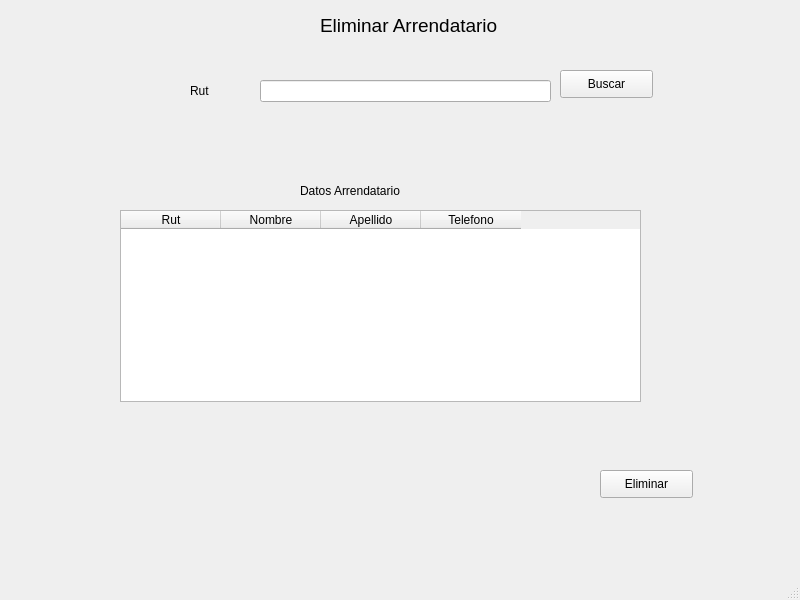
<?xml version="1.0" encoding="UTF-8"?>
<ui version="4.0">
 <class>MainEliminarArrendatario</class>
 <widget class="QMainWindow" name="MainEliminarArrendatario">
  <property name="geometry">
   <rect>
    <x>0</x>
    <y>0</y>
    <width>800</width>
    <height>600</height>
   </rect>
  </property>
  <property name="windowTitle">
   <string>MainWindow</string>
  </property>
  <widget class="QWidget" name="centralwidget">
   <widget class="QLabel" name="label">
    <property name="geometry">
     <rect>
      <x>320</x>
      <y>10</y>
      <width>221</width>
      <height>31</height>
     </rect>
    </property>
    <property name="font">
     <font>
      <pointsize>14</pointsize>
     </font>
    </property>
    <property name="text">
     <string>Eliminar Arrendatario</string>
    </property>
   </widget>
   <widget class="QLineEdit" name="txtArrendatario">
    <property name="geometry">
     <rect>
      <x>260</x>
      <y>80</y>
      <width>291</width>
      <height>22</height>
     </rect>
    </property>
   </widget>
   <widget class="QPushButton" name="btnBuscar">
    <property name="geometry">
     <rect>
      <x>560</x>
      <y>70</y>
      <width>93</width>
      <height>28</height>
     </rect>
    </property>
    <property name="text">
     <string>Buscar</string>
    </property>
   </widget>
   <widget class="QLabel" name="label_2">
    <property name="geometry">
     <rect>
      <x>190</x>
      <y>80</y>
      <width>41</width>
      <height>21</height>
     </rect>
    </property>
    <property name="font">
     <font>
      <pointsize>9</pointsize>
     </font>
    </property>
    <property name="text">
     <string>Rut</string>
    </property>
   </widget>
   <widget class="QTableWidget" name="tableDueno">
    <property name="geometry">
     <rect>
      <x>120</x>
      <y>210</y>
      <width>521</width>
      <height>192</height>
     </rect>
    </property>
    <column>
     <property name="text">
      <string>Rut</string>
     </property>
    </column>
    <column>
     <property name="text">
      <string>Nombre</string>
     </property>
    </column>
    <column>
     <property name="text">
      <string>Apellido</string>
     </property>
    </column>
    <column>
     <property name="text">
      <string>Telefono</string>
     </property>
    </column>
   </widget>
   <widget class="QLabel" name="label_4">
    <property name="geometry">
     <rect>
      <x>300</x>
      <y>180</y>
      <width>131</width>
      <height>21</height>
     </rect>
    </property>
    <property name="font">
     <font>
      <pointsize>9</pointsize>
     </font>
    </property>
    <property name="text">
     <string>Datos Arrendatario</string>
    </property>
   </widget>
   <widget class="QPushButton" name="btnEliminar">
    <property name="geometry">
     <rect>
      <x>600</x>
      <y>470</y>
      <width>93</width>
      <height>28</height>
     </rect>
    </property>
    <property name="text">
     <string>Eliminar</string>
    </property>
   </widget>
  </widget>
  <widget class="QMenuBar" name="menubar">
   <property name="geometry">
    <rect>
     <x>0</x>
     <y>0</y>
     <width>800</width>
     <height>26</height>
    </rect>
   </property>
  </widget>
  <widget class="QStatusBar" name="statusbar"/>
 </widget>
 <resources/>
 <connections/>
</ui>
